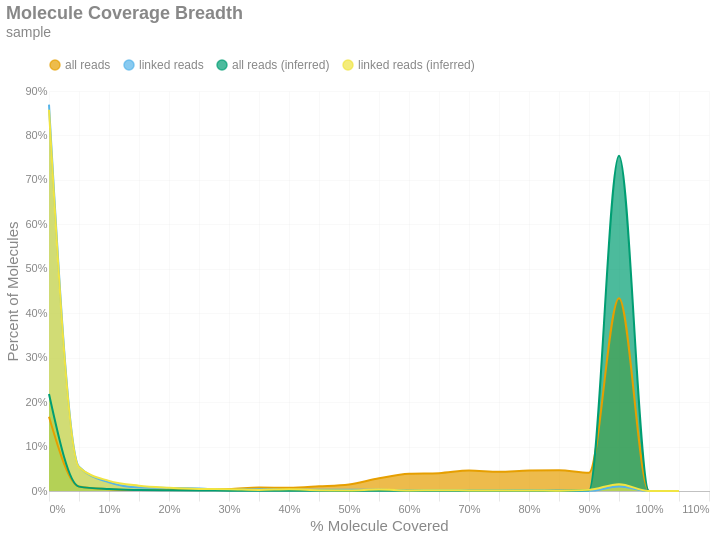

Here is the notebook cell this chart was saved with:
### Markdown cell above
### Molecule Read Coverage
This chart shows molecule coverage breadth as computed by the number of bases aligned to that molecule. In other words, "*how much of each unique long molecule is actually sequenced/aligned?*" Keep in mind there is a distinction between sequences and alignments, since some sequences belonging to a particular molecule may not align well and wouldn't appear in the alignment data. This chart also shows molecule coverage breadth as computed by the *inferred fragment* from which the aligned sequences originate. Unlike read coverage, this calculation takes into account the total insert size, including unsequenced gaps between the forward and reverse reads.

### Code cell
if SKIPLR:
    print_html(f"Skipped")
else:
    binned_df = consolidated_hist(valids['coverage_bp'], mask, 0.05, True)
    binned_df_inf = consolidated_hist(valids['coverage_inserts'], mask, 0.05, True)
    binned_df['all reads (inferred)'] = binned_df_inf['all reads']
    binned_df['linked reads (inferred)'] = binned_df_inf['linked reads']
    (
        density_plot(binned_df, 'Molecule Coverage Breadth', samplename, 'molcov', ['all reads (inferred)','linked reads (inferred)'])
        .encode(
            x=alt.X('bin:Q', title="% Molecule Covered").axis(format = '%'),
            y=alt.Y('value:Q', title='Percent of Molecules')
                .axis(format='%')
                .stack(False),
            color=alt.Color("key:N").scale(domain = ["all reads", "linked reads", "all reads (inferred)", "linked reads (inferred)"]),
            tooltip = [
                alt.Tooltip("key:N", title = "Data Type"),
                alt.Tooltip("range_label:N", title="% Molecule Covered"),
                alt.Tooltip("value:Q", format = ".2%", title="% Molecules")
            ]
        )
    ).display()

### Figure 1 — Vega-Lite specification as saved in the notebook (floating-point values rounded to 4 significant figures)
{"width": "container", "height": 400, "config": {"title": {"anchor": "start", "dy": -15, "fontSize": 18, "color": "#888888", "subtitleColor": "#888888", "subtitleFontSize": 14}, "arc": {"fill": "#0072B2"}, "axis": {"domainColor": "#888888", "domainWidth": 0.5, "gridWidth": 0.2, "grid": false, "titleFontWeight": 400, "titleFontSize": 15, "labelFontSize": 11, "labelColor": "#888888", "tickColor": "#888888", "tickWidth": 0.2, "titleColor": "#888888"}, "axisBand": {"grid": false}, "axisX": {"grid": true, "tickSize": 10, "domainCap": "round"}, "axisY": {"domain": false, "grid": true, "tickSize": 0, "domainCap": "round"}, "background": "transparent", "header": {"labelFontSize": 15, "labelColor": "#888888", "titleFontSize": 15, "titleFontWeight": 600, "titleColor": "#888888"}, "legend": {"labelFont": "sans-serif", "labelFontSize": 12, "labelColor": "#888888", "symbolSize": 100, "symbolType": "circle", "titleFontSize": 12, "titlePadding": 10, "titleColor": "#888888", "title": null, "orient": "top"}, "range": {"category": ["#E69F00", "#56B4E9", "#009E73", "#F0E442", "#0072B2", "#D55E00", "#CC79A7", "#000000"], "diverging": ["#cfe8f3", "#a2d4ec", "#73bfe2", "#46abdb", "#1696d2", "#12719e"]}, "area": {"fill": "#0072B2", "fillOpacity": 0.7, "line": true, "strokeOpacity": 0.7}, "line": {"color": "#0072B2", "stroke": "#0072B2", "strokeWidth": 2}, "trail": {"color": "#0072B2", "stroke": "#0072B2", "strokeWidth": 0, "size": 1}, "point": {"filled": true}, "text": {"color": "#888888", "fontSize": 11, "align": "right", "fontWeight": 400, "size": 11}, "bar": {"fill": "#0072B2", "stroke": null}, "view": {"stroke": null, "continuousWidth": 660, "continuousHeight": 400}}, "data": {"name": "data-d6cb4d6b4e74da199ae894bcd9a82003"}, "mark": {"type": "area", "interpolate": "monotone"}, "encoding": {"color": {"field": "key", "scale": {"domain": ["all reads", "linked reads", "all reads (inferred)", "linked reads (inferred)"]}, "type": "nominal"}, "tooltip": [{"field": "key", "title": "Data Type", "type": "nominal"}, {"field": "range_label", "title": "% Molecule Covered", "type": "nominal"}, {"field": "value", "format": ".2%", "title": "% Molecules", "type": "quantitative"}], "x": {"axis": {"format": "%"}, "field": "bin", "title": "% Molecule Covered", "type": "quantitative"}, "y": {"axis": {"format": "%"}, "field": "value", "stack": false, "title": "Percent of Molecules", "type": "quantitative"}}, "params": [{"name": "param_c36ac31b6afebe62", "select": {"type": "point", "fields": ["key"]}, "bind": "legend"}], "title": {"text": "Molecule Coverage Breadth", "subtitle": "sample"}, "transform": [{"fold": ["all reads", "linked reads", "all reads (inferred)", "linked reads (inferred)"]}, {"filter": {"param": "param_c36ac31b6afebe62"}}], "usermeta": {"embedOptions": {"downloadFileName": "sample.molcov"}}, "$schema": "https://vega.github.io/schema/vega-lite/v6.1.0.json", "datasets": {"data-d6cb4d6b4e74da199ae894bcd9a82003": [{"bin": "0.0", "interval": "0.0-0.05", "all reads": 0.1672, "linked reads": 0.8694, "range_label": "0.0-0.05", "all reads (inferred)": 0.2182, "linked reads (inferred)": 0.8577}, {"bin": "0.05", "interval": "0.05-0.1", "all reads": 0.01033, "linked reads": 0.05448, "range_label": "0.05-0.1", "all reads (inferred)": 0.009855, "linked reads (inferred)": 0.05333}, {"bin": "0.1", "interval": "0.1-0.15", "all reads": 0.004133, "linked reads": 0.01931, "range_label": "0.1-0.15", "all reads (inferred)": 0.004331, "linked reads (inferred)": 0.02276}, {"bin": "0.15", "interval": "0.15-0.2", "all reads": 0.002225, "linked reads": 0.007816, "range_label": "0.15-0.2", "all reads (inferred)": 0.002305, "linked reads (inferred)": 0.01195}, {"bin": "0.2", "interval": "0.2-0.25", "all reads": 0.002861, "linked reads": 0.006897, "range_label": "0.2-0.25", "all reads (inferred)": 0.00147, "linked reads (inferred)": 0.007356}, {"bin": "0.25", "interval": "0.25-0.3", "all reads": 0.003775, "linked reads": 0.005747, "range_label": "0.25-0.3", "all reads (inferred)": 0.0009537, "linked reads (inferred)": 0.004598}, {"bin": "0.3", "interval": "0.3-0.35", "all reads": 0.00445, "linked reads": 0.002069, "range_label": "0.3-0.35", "all reads (inferred)": 0.0007947, "linked reads (inferred)": 0.004138}, {"bin": "0.35", "interval": "0.35-0.4", "all reads": 0.007947, "linked reads": 0.004138, "range_label": "0.35-0.4", "all reads (inferred)": 0.0004371, "linked reads (inferred)": 0.002529}, {"bin": "0.4", "interval": "0.4-0.45", "all reads": 0.007153, "linked reads": 0.002529, "range_label": "0.4-0.45", "all reads (inferred)": 0.0006755, "linked reads (inferred)": 0.003678}, {"bin": "0.45", "interval": "0.45-0.5", "all reads": 0.01041, "linked reads": 0.002759, "range_label": "0.45-0.5", "all reads (inferred)": 0.0005563, "linked reads (inferred)": 0.001839}, {"bin": "0.5", "interval": "0.5-0.55", "all reads": 0.01482, "linked reads": 0.002759, "range_label": "0.5-0.55", "all reads (inferred)": 0.0002782, "linked reads (inferred)": 0.001379}, {"bin": "0.55", "interval": "0.55-0.6", "all reads": 0.02857, "linked reads": 0.002759, "range_label": "0.55-0.6", "all reads (inferred)": 0.000755, "linked reads (inferred)": 0.003218}, {"bin": "0.6", "interval": "0.6-0.65", "all reads": 0.03898, "linked reads": 0.001379, "range_label": "0.6-0.65", "all reads (inferred)": 0.0004371, "linked reads (inferred)": 0.001379}, {"bin": "0.65", "interval": "0.65-0.7", "all reads": 0.04021, "linked reads": 0.001839, "range_label": "0.65-0.7", "all reads (inferred)": 0.0007153, "linked reads (inferred)": 0.001839}, {"bin": "0.7", "interval": "0.7-0.75", "all reads": 0.04605, "linked reads": 0.001379, "range_label": "0.7-0.75", "all reads (inferred)": 0.0003576, "linked reads (inferred)": 0.001379}, {"bin": "0.75", "interval": "0.75-0.8", "all reads": 0.04303, "linked reads": 0.001379, "range_label": "0.75-0.8", "all reads (inferred)": 0.0005563, "linked reads (inferred)": 0.0009195}, {"bin": "0.8", "interval": "0.8-0.85", "all reads": 0.04625, "linked reads": 0.001609, "range_label": "0.8-0.85", "all reads (inferred)": 0.0005563, "linked reads (inferred)": 0.001379}, {"bin": "0.85", "interval": "0.85-0.9", "all reads": 0.04669, "linked reads": 0.001149, "range_label": "0.85-0.9", "all reads (inferred)": 0.0007947, "linked reads (inferred)": 0.0006897}, {"bin": "0.9", "interval": "0.9-0.95", "all reads": 0.04113, "linked reads": 0.0004598, "range_label": "0.9-0.95", "all reads (inferred)": 0.001629, "linked reads (inferred)": 0.002529}, {"bin": "0.95", "interval": "0.95-1.0", "all reads": 0.4338, "linked reads": 0.01011, "range_label": "0.95-1.0", "all reads (inferred)": 0.7544, "linked reads (inferred)": 0.0154}, {"bin": "1.0", "interval": "1.0-1.05", "all reads": 0.0, "linked reads": 0.0, "range_label": "1.0-1.05", "all reads (inferred)": 0.0, "linked reads (inferred)": 0.0}, {"bin": "1.05", "interval": "1.05-1.1", "all reads": 0.0, "linked reads": 0.0, "range_label": "1.05-1.1", "all reads (inferred)": 0.0, "linked reads (inferred)": 0.0}]}}
